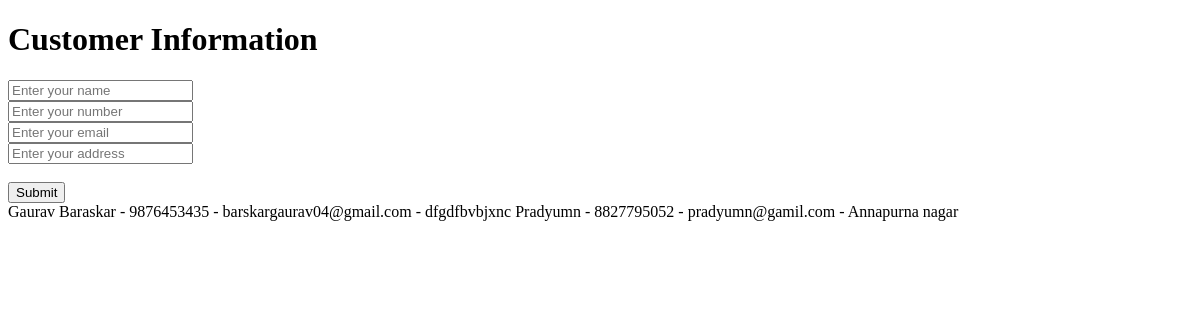
Before: / with the older database file.
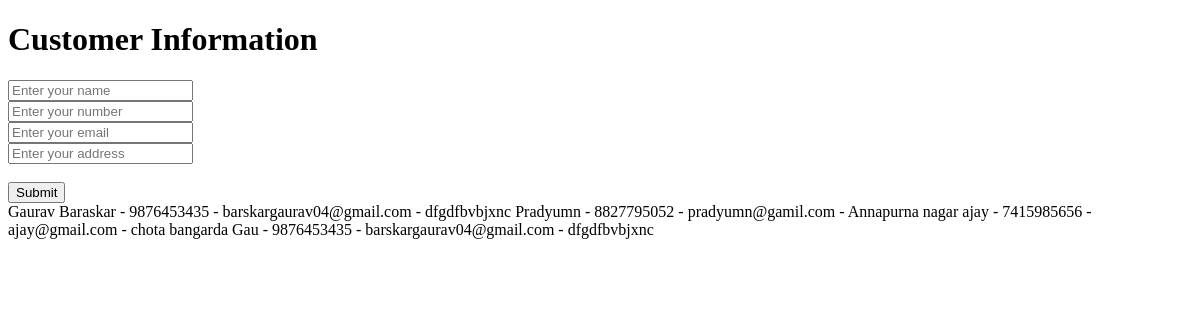
After: the same page with the newer database file.
### sales_customer/models.py (models this page shows)
class Customer(models.Model):
    name = models.CharField(max_length=200)
    number = models.IntegerField()
    email = models.EmailField(max_length=100)
    address = models.CharField(max_length=200)

### sales_customer/views.py (the view, shortened to what this page needs)
# urls.py: path('' , customer , name = 'customer'),
def customer(request):
    data = Customer.objects.all()
    return render(request,'customer.html',{'data':data})

### sales_customer/templates/customer.html (shortened to what this page needs)
<!DOCTYPE html>
<html lang="en">
<head>
</head>
<body>
    <h1>Customer Information</h1>
    <form action="" method="post">
        <input type="text" name="name" id="" placeholder="Enter your name"><br>
        <input type="number" name="number" id="" placeholder="Enter your number"><br>
        <input type="email" name="email" id="" placeholder="Enter your email"><br>
        <input type="text" name="address" id="" placeholder="Enter your address"><br><br>
        <button type="submit">Submit</button>
    </form>
    <div>
        {% for i in data %}
            {{i.name}} - {{i.number}} - {{i.email}} - {{i.address}}
        {% endfor %}
    </div>
</body>
</html>

Changed rows visible on the page:
added Customer: name "ajay", number "7415985656", email "ajay@gmail.com", address "chota bangarda"
added Customer: name "Gau", number "9876453435", email "barskargaurav04@gmail.com", address "dfgdfbvbjxnc"
